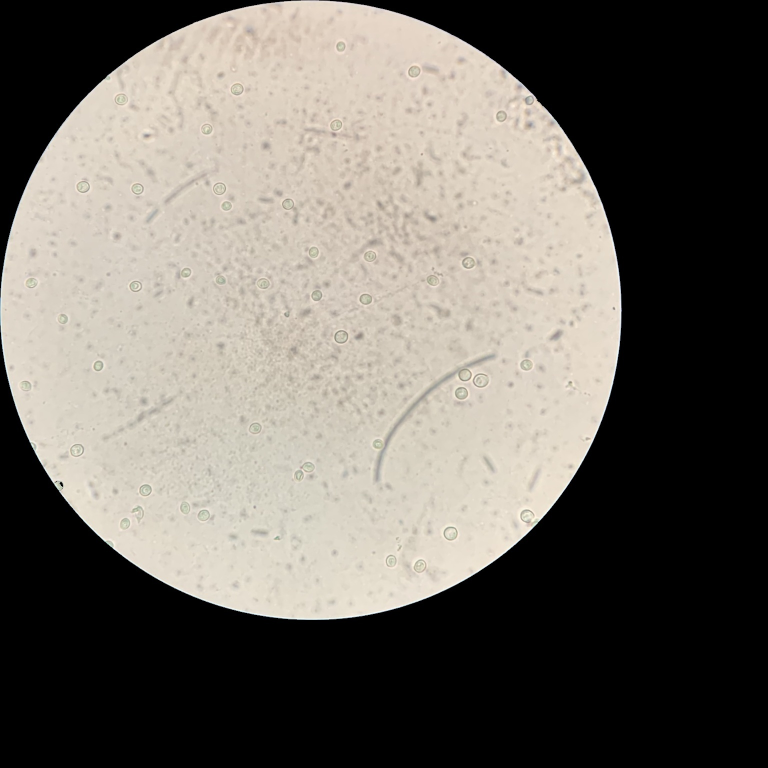
#> input picture BackTest/2h/F1-B1-2h-01.jpeg, 1536 x 1536 px (shown at 1/2 size); its folder holds only this picture in this run
$ jupyter execute --allow-errors cropimg.ipynb   (shell and % lines are left out)
#> lines starting #> are read from the running program, lines starting #| are printed output that depends on the picture; after the words box and inside, x2 and y2 are one past the last pixel; in counts of white or black regions, pixels touching at a corner belong together
[cell 1]
from google.colab import drive
drive.mount('/content/drive')

[cell 2]
import cv2
import numpy as np
import matplotlib.pyplot as plt
import os

[cell 3]
%cd /content/drive/MyDrive/Yeast

### *Hàm cắt ảnh chỉ giữ lại phần cần thiết*

[cell 4]
# Read the image
# [41 lines left out: function t2n, not called in this run]
    # print(type(contours))

### *Padding cho ảnh nếu kích thước k đủ 1536x1536*

[cell 5]
# [13 lines left out: function pad_image, not called in this run]

### *lấy đường dẫn ảnh*

[cell 6]
def read_path(input_path):
  img_paths = []
  for path in os.listdir(input_path):
      img_paths.append(path)
  return img_paths

[cell 7]
def crop_img(img_path, lower_color, upper_color, save_dir,i):
    # Đọc ảnh
#> called with img_path = 'F1-B1-2h-01.jpeg', lower_color = array of shape (3,), upper_color = array of shape (3,), save_dir = 'BackTest/CroppedImg', i = 0
    image_path = os.path.join("BackTest/2h",img_path)
    mask_path = os.path.join("BackTest/mask2h",img_path)
    image = cv2.imread(image_path)
#> image is the input picture: shape (1536, 1536, 3); mean B, G, R 99.1, 106.4, 111.1

    # Tạo mask cho màu đỏ
    mask = cv2.imread(mask_path, cv2.IMREAD_GRAYSCALE)
#> mask: shape (1536, 1536); min 0, max 255, mean 107

    _, mask = cv2.threshold(mask, 127, 255, cv2.THRESH_BINARY)
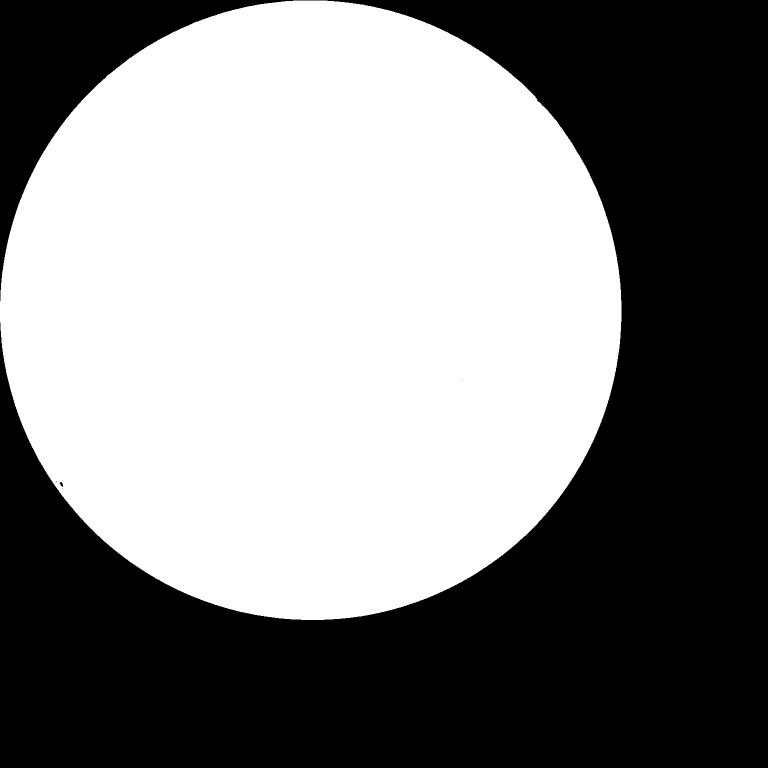
#> mask: shape (1536, 1536) (shown at 1/2 size); 51.3% white; 6 black regions (4 under 20 px)
    # Tìm các đường viền trên mask
    contours, _ = cv2.findContours(mask, cv2.RETR_EXTERNAL, cv2.CHAIN_APPROX_SIMPLE)
#> contours = 1 contour; box (x1, y1, x2, y2) and area: (0, 1, 1243, 1240) 1208155

    dem = 0
    MIN_WIDTH = 4
    MAX_HEIGHT = 750

    for contour in contours:
      x, y, w, h = cv2.boundingRect(contour)
      if w >= MIN_WIDTH and h < MAX_HEIGHT and h > MIN_WIDTH:
          dem += 1
          cropped_image = image[y:y+h, x:x+w]
          endwith = str(i) + "_{}.png".format(dem)
          save_path = os.path.join(save_dir, endwith)
          cv2.imwrite(save_path, cropped_image)
#> this loop made 1 pass
#> (x, y, w, h) on pass 1: (0, 1, 1243, 1239)
#> after the loop, dem = 0

[cell 8]
images = read_path("BackTest/2h")
images

[cell 9]
lower_red = np.array([160, 100, 100])
upper_red = np.array([179, 255, 255])

save_path = "BackTest/CroppedImg"
for i in range(len(images)):
    crop_img(images[i],lower_red, upper_red, save_path,i)

#> (a cell that did not finish here is left out)

len(crop_files)

[cell 11]
img = cv2.imread("BackTest/2h/F1-B1-2h-07.jpeg", cv2.IMREAD_GRAYSCALE)
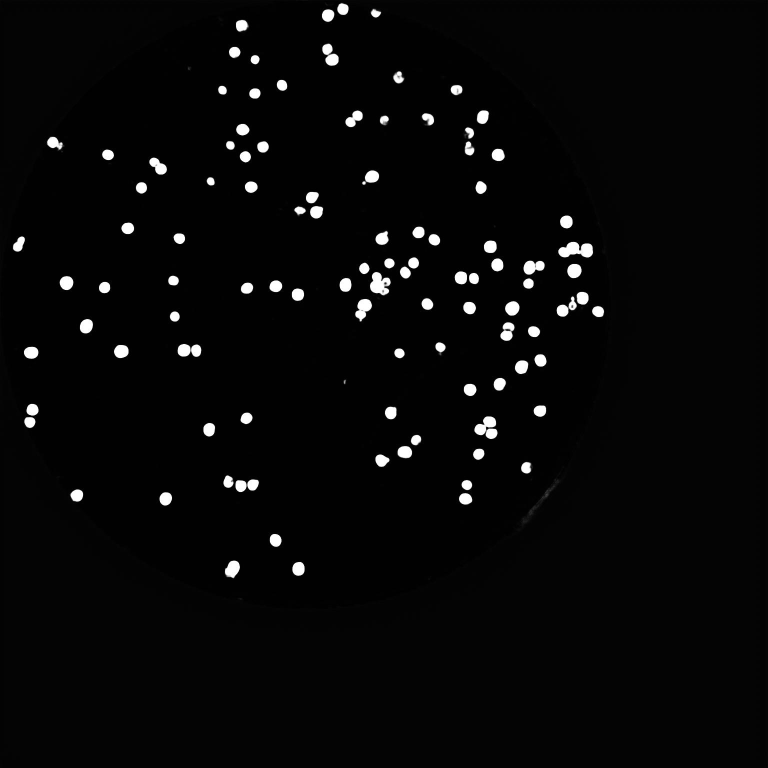
#> input picture BackTest/mask2h/F1-B1-2h-07.jpeg, 1536 x 1536 px, found by its file name (shown at 1/2 size)
#> img is the input picture: shape (1536, 1536); min 0, max 255, mean 7.8
mask = cv2.imread("BackTest/mask2h/F1-B1-2h-07.jpeg", cv2.IMREAD_GRAYSCALE)
_, thresh = cv2.threshold(mask, 127, 255, cv2.THRESH_BINARY)
#> thresh: shape (1536, 1536); 2.1% white; 108 white regions (1 under 20 px), largest, box (x1, y1, x2, y2) and area: (1117, 484, 1186, 515) 1482, (740, 544, 781, 590) 1244, (711, 598, 744, 643) 890

[cell 12]
kernel = np.ones((3,3),np.uint8)
opening = cv2.morphologyEx(thresh,cv2.MORPH_OPEN,kernel, iterations = 2)
#> opening: shape (1536, 1536); 2.1% white; 107 white regions, largest, box (x1, y1, x2, y2) and area: (1117, 484, 1186, 515) 1479, (740, 544, 781, 590) 1220, (711, 598, 743, 641) 880

# sure background area
sure_bg = cv2.dilate(opening,kernel,iterations=3)
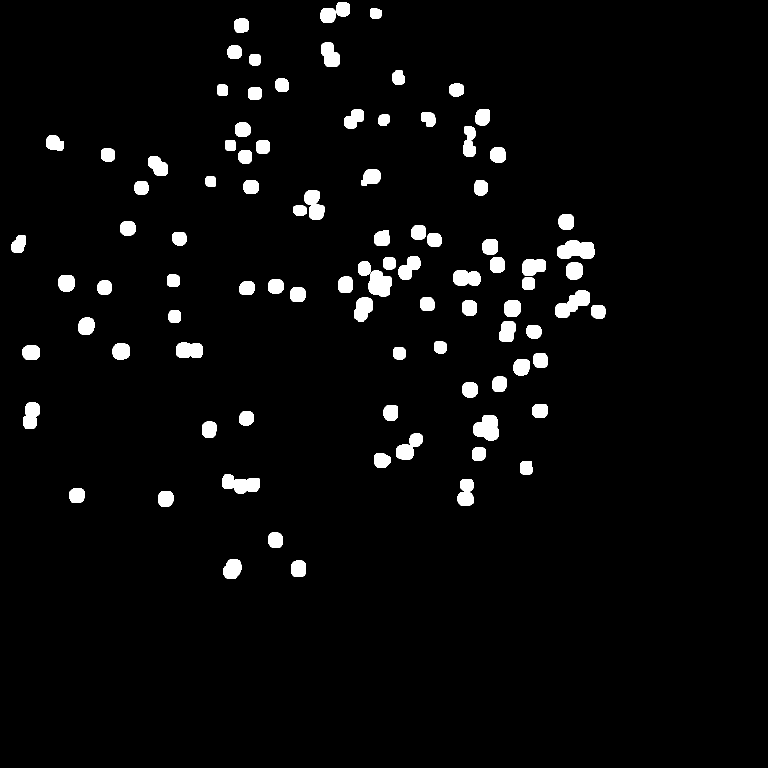
#> sure_bg: shape (1536, 1536) (shown at 1/2 size); 3.5% white; 95 white regions, largest, box (x1, y1, x2, y2) and area: (1114, 481, 1189, 518) 2228, (1111, 581, 1180, 636) 2040, (444, 949, 520, 987) 2003

# Finding sure foreground area
dist_transform = cv2.distanceTransform(opening,cv2.DIST_L2,5)
ret, sure_fg = cv2.threshold(dist_transform,0.7*dist_transform.max(),255,0)
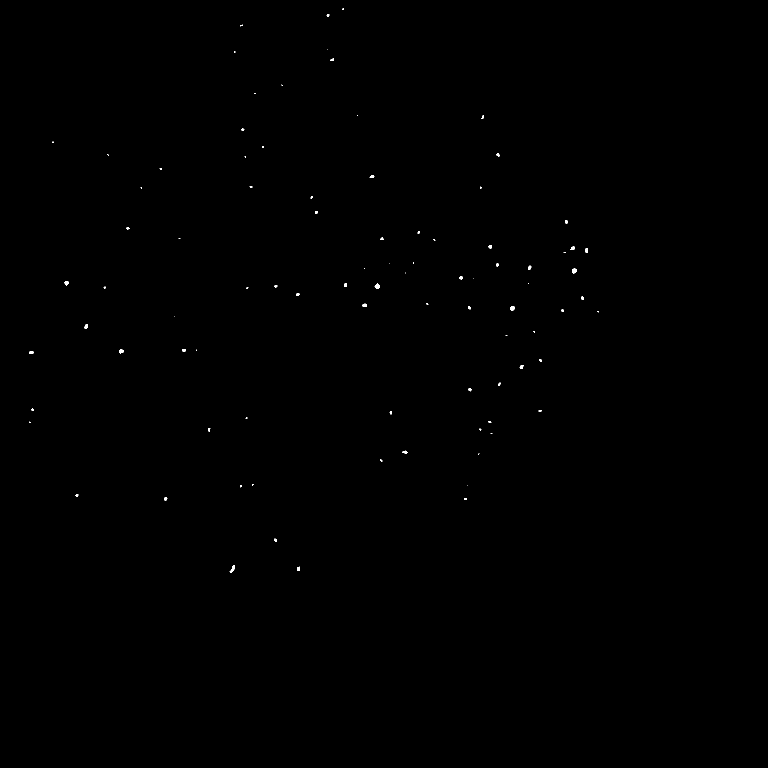
#> sure_fg: shape (1536, 1536) float32 (shown at 1/2 size); 0.08% white; 90 white regions (46 under 20 px), largest, box (x1, y1, x2, y2) and area: (749, 566, 760, 577) 78, (459, 1131, 470, 1145) 75, (1144, 537, 1154, 547) 74
#> ret = 9.65

# Finding unknown region
sure_fg = np.uint8(sure_fg)
unknown = cv2.subtract(sure_bg,sure_fg)
#> unknown: shape (1536, 1536); 3.5% white; 95 white regions, largest, box (x1, y1, x2, y2) and area: (1114, 481, 1189, 518) 2133, (1111, 581, 1180, 636) 1989, (444, 949, 520, 987) 1983

[cell 13]
# Marker labelling
ret, markers = cv2.connectedComponents(sure_fg)
#> markers: shape (1536, 1536) int32; 91 distinct labels, from 0 to 90
#> ret = 91

# Add one to all labels so that sure background is not 0, but 1
markers = markers + 1
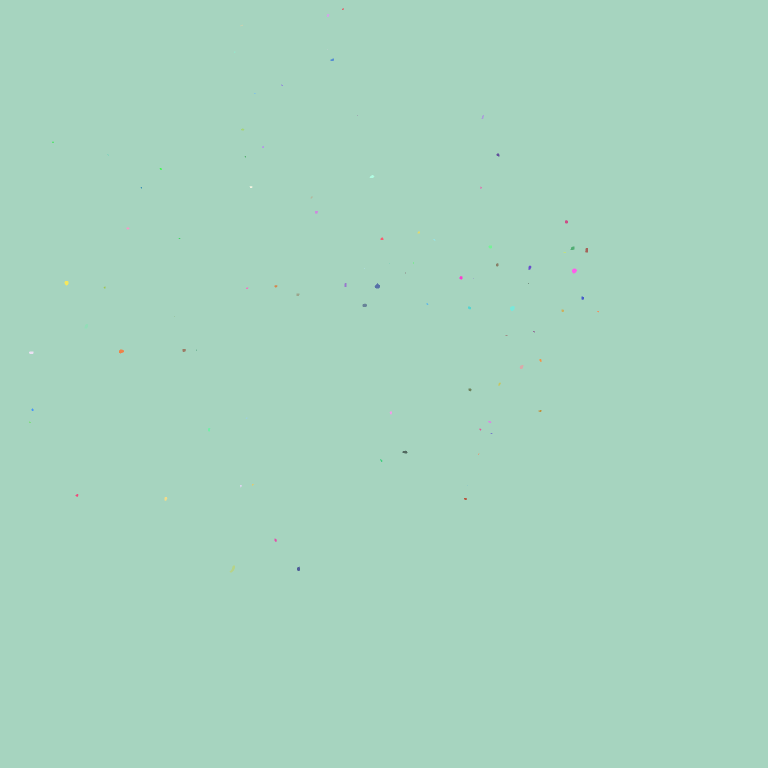
#> markers: shape (1536, 1536) int32 (shown at 1/2 size); 91 distinct labels, from 1 to 91; one colour per label, 0 black
markers[unknown == 255] = 0

[cell 14]
img_color = cv2.cvtColor(img, cv2.COLOR_GRAY2BGR)
markers = cv2.watershed(img_color, markers)
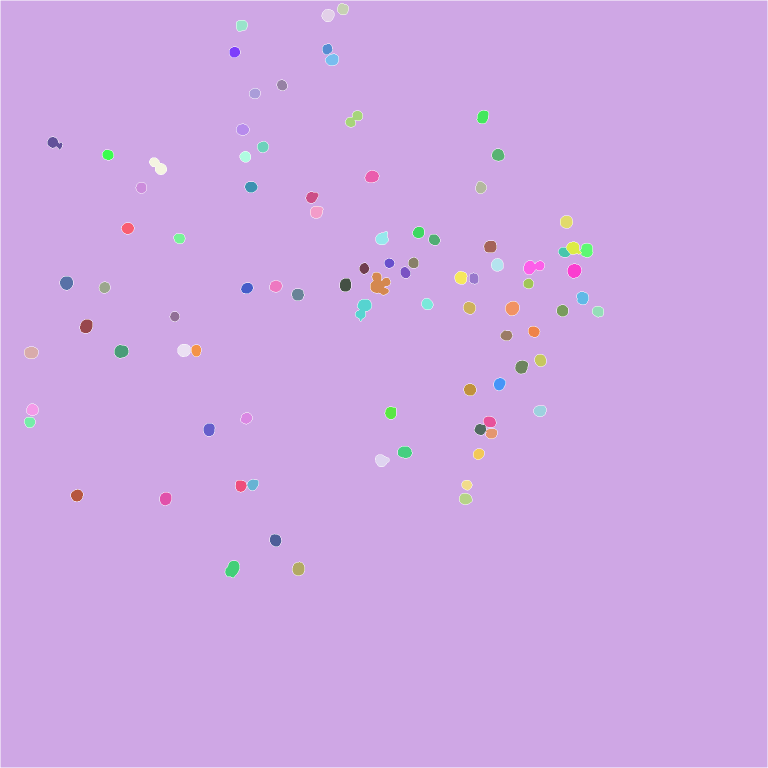
#> markers: shape (1536, 1536) int32 (shown at 1/2 size); 92 distinct labels, from -1 to 91; one colour per label, 0 black, -1 white
img_color[markers == -1] = [255, 0, 0]
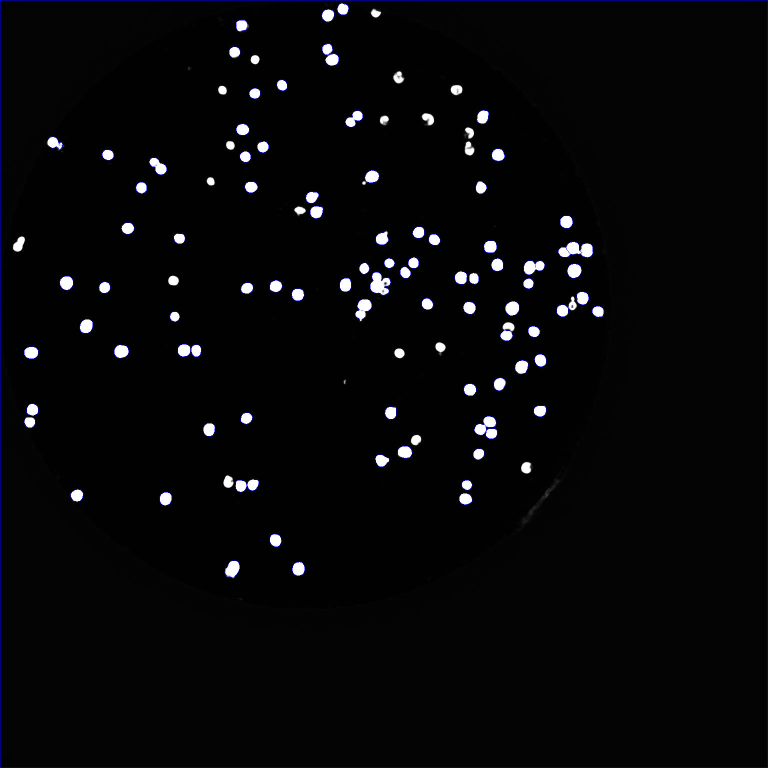
#> img_color: shape (1536, 1536, 3) (shown at 1/2 size); 0.53% of pixels changed, all inside (x1, y1, x2, y2) = (0, 0, 1536, 1536)
